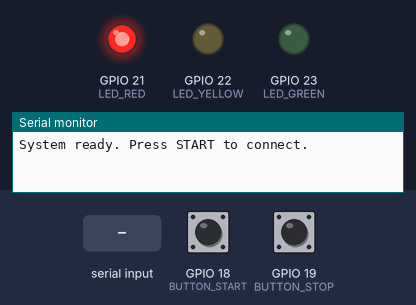
The sketch below on a simulated ESP32. Shown: output pins drawn as LEDs (lit = HIGH), the last lines printed to the serial monitor. The test bench sets the inputs (shaded band); at power-on: GPIO 18 (BUTTON_START) HIGH, GPIO 19 (BUTTON_STOP) HIGH. WiFi joins after 1.5 s; servers stay silent unless stated.

Above: at 1.2 s.
1.3 s: GPIO 18 (BUTTON_START) pulled LOW for 0.15 s
At 1.9 s:
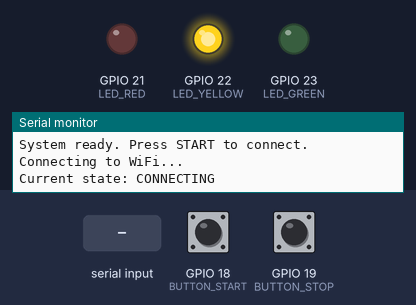
At 3.8 s:
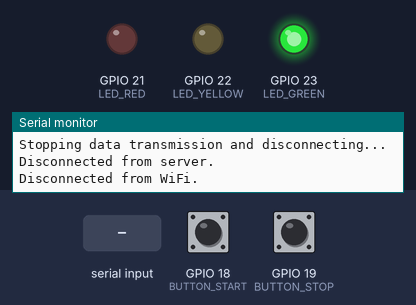
4.4 s: "1\n" received over the second serial link
Timing chart, 0 to 7.4 s (numbered marks = the images above; inputs shaded):
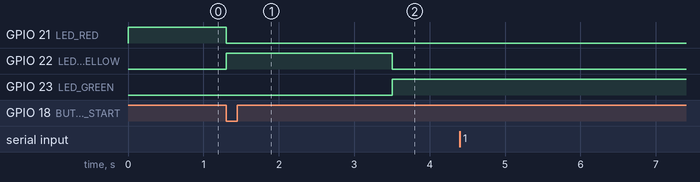

The sketch:

ESP32_Client_VHMS_LCD20x4.ino
```cpp
#include <WiFi.h>

const char* ssid = "ESP32-Server";
const char* password = "password123";
const char* host = "192.168.4.1";  // IP address of the server

#define RX2 16
#define TX2 17
#define BUTTON_START 18  // Pin untuk tombol start
#define BUTTON_STOP 19   // Pin untuk tombol stop

// Tambahkan definisi pin untuk LED
#define LED_RED 21      // Untuk status IDLE atau DISCONNECTED
#define LED_YELLOW 22   // Untuk status CONNECTING
#define LED_GREEN 23    // Untuk status TRANSMITTING

WiFiClient client;
String serialData = "";  // Variabel untuk menyimpan data dari Serial2
bool shouldSendData = false;  // Flag untuk mengatur apakah data harus dikirim
unsigned long startTime = 0;  // Untuk menghitung waktu autostop

// State machine status
enum State {
  IDLE,
  CONNECTING,
  TRANSMITTING,
  DISCONNECTED
};

State currentState = IDLE;  // Mulai dengan status idle

void reconnect() {
  // Fungsi untuk mencoba reconnect ke server
  Serial.println("Trying to reconnect to server...");

  int maxRetries = 5;  // Batas maksimal percobaan reconnect
  int retries = 0;

  while (!client.connect(host, 80)) {
    retries++;
    Serial.println("Reconnecting to server... Attempt: " + String(retries));
    delay(1000);  // Coba reconnect setiap 1 detik

    if (retries >= maxRetries) {
      Serial.println("Failed to connect to server after " + String(maxRetries) + " attempts.");
      currentState = DISCONNECTED;  // Jika gagal, kembali ke state disconnected
      return;
    }
  }

  Serial.println("Connected to server.");
  currentState = TRANSMITTING;  // Berhasil, pindah ke state transmitting
}

void stopConnection() {
  // Fungsi untuk autostop dan disconnect
  Serial.println("Stopping data transmission and disconnecting...");

  shouldSendData = false;  // Hentikan pengiriman data

  if (client.connected()) {
    client.stop();  // Disconnect dari server
    Serial.println("Disconnected from server.");
  }

  if (WiFi.status() == WL_CONNECTED) {
    WiFi.disconnect();  // Disconnect dari WiFi
    Serial.println("Disconnected from WiFi.");
  }

  delay(1000);  // Tambahkan sedikit delay untuk memastikan koneksi benar-benar diputus

  currentState = IDLE;  // Pastikan kembali ke state IDLE
  Serial.println("Current state: IDLE");
}

void setup() {
  Serial.begin(115200);
  Serial2.begin(9600, SERIAL_8N1, RX2, TX2);

  // Inisialisasi tombol
  pinMode(BUTTON_START, INPUT_PULLUP);
  pinMode(BUTTON_STOP, INPUT_PULLUP);

  // Inisialisasi LED sebagai output
  pinMode(LED_RED, OUTPUT);
  pinMode(LED_YELLOW, OUTPUT);
  pinMode(LED_GREEN, OUTPUT);

  // Mulai dengan semua LED mati
  digitalWrite(LED_RED, LOW);
  digitalWrite(LED_YELLOW, LOW);
  digitalWrite(LED_GREEN, LOW);

  Serial.println("System ready. Press START to connect.");
}

void loop() {
  switch (currentState) {
    case IDLE:
      // Menyalakan LED merah untuk status IDLE
      digitalWrite(LED_RED, HIGH);
      digitalWrite(LED_YELLOW, LOW);
      digitalWrite(LED_GREEN, LOW);

      // Menunggu tombol start ditekan
      if (digitalRead(BUTTON_START) == LOW) {
        Serial.println("Connecting to WiFi...");
        currentState = CONNECTING;  // Pindah ke state CONNECTING
        Serial.println("Current state: CONNECTING");
      }
      break;

    case CONNECTING: {
      // Menyalakan LED kuning untuk status CONNECTING
      digitalWrite(LED_RED, LOW);
      digitalWrite(LED_YELLOW, HIGH);
      digitalWrite(LED_GREEN, LOW);

      // Timeout untuk WiFi connection
      unsigned long wifiTimeout = millis();
      WiFi.begin(ssid, password);

      while (WiFi.status() != WL_CONNECTED && millis() - wifiTimeout < 10000) {  // Timeout 10 detik
        delay(1000);
        Serial.println("Connecting to WiFi...");
      }

      if (WiFi.status() == WL_CONNECTED) {
        Serial.println("Connected to WiFi.");
        reconnect();  // Jika WiFi terhubung, coba connect ke server
        startTime = millis();  // Set waktu mulai
        shouldSendData = true;  // Aktifkan pengiriman data
      } else {
        Serial.println("WiFi connection failed. Returning to IDLE.");
        currentState = IDLE;  // Jika WiFi gagal terhubung, kembali ke state idle
        Serial.println("Current state: IDLE");
      }
      break;
    }

    case TRANSMITTING:
      // Menyalakan LED hijau untuk status TRANSMITTING
      digitalWrite(LED_RED, LOW);
      digitalWrite(LED_YELLOW, LOW);
      digitalWrite(LED_GREEN, HIGH);

      // Cek tombol stop untuk menghentikan koneksi
      if (digitalRead(BUTTON_STOP) == HIGH) {
        stopConnection();  // Panggil fungsi stopConnection jika tombol stop ditekan
      }

      // Membaca data dari Serial2 jika ada
      if (Serial2.available()) {
        serialData = Serial2.readStringUntil('\n');  // Baca data dari Serial2
        Serial.println("Data from Serial2: " + serialData);
      }

      // Kirim data ke server jika terhubung dan ada data
      if (client.connected() && shouldSendData && serialData.length() > 0) {
        unsigned long sendTimeout = millis();
        if (client.println(serialData)) {
          Serial.println("Sent to server: " + serialData);
        } else if (millis() - sendTimeout > 1000) {  // Timeout 3 detik
          Serial.println("Failed to send data to server. Reconnecting...");
          reconnect();
        }
        serialData = "";  // Kosongkan buffer setelah pengiriman
      }

      // Tambahkan pengecekan berkala untuk memastikan koneksi masih aktif
      static unsigned long lastCheck = 0;
      if (millis() - lastCheck > 1000) {  // Cek setiap 1 detik
        lastCheck = millis();
        if (!client.connected()) {
          Serial.println("Connection to server lost. Reconnecting...");
          reconnect();
        }
      }
      break;

    case DISCONNECTED:
      // Menyalakan LED merah untuk status DISCONNECTED
      digitalWrite(LED_RED, HIGH);
      digitalWrite(LED_YELLOW, LOW);
      digitalWrite(LED_GREEN, LOW);

      stopConnection();  // Panggil fungsi stopConnection saat status DISCONNECTED
      currentState = IDLE;  // Kembali ke state IDLE setelah disconnect
      Serial.println("Current state: IDLE");
      break;
  }
}
```

Measured:
- after the input at 1.3 s, GPIO 21 (LED_RED): HIGH → LOW at once; GPIO 22 (LED_YELLOW): LOW → HIGH at once, → LOW 2.2 s later; GPIO 23 (LED_GREEN): LOW → HIGH after 2.2 s
